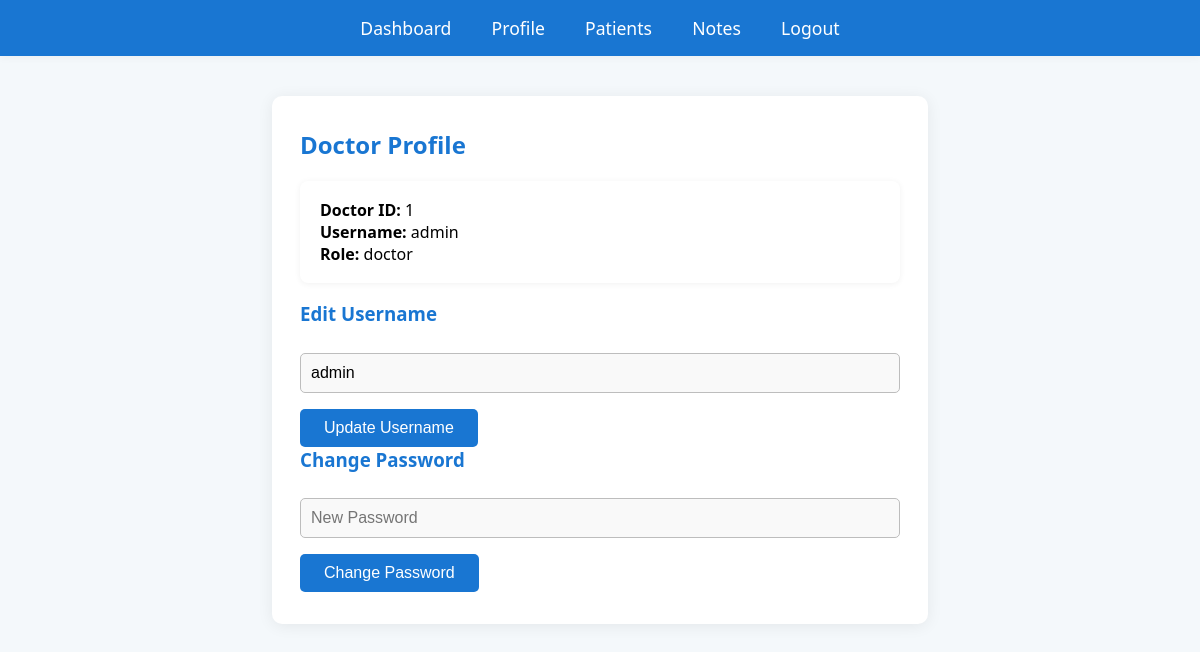
Screenshot of /doctor_profile.php (signed in) with the database file from the repository.
### tables this page shows
CREATE TABLE `users` (
  `id` int NOT NULL AUTO_INCREMENT,
  `username` varchar(50) NOT NULL,
  `password` varchar(255) NOT NULL,
  `role` enum('doctor','patient') NOT NULL,
  `status` enum('active','pending','rejected') NOT NULL DEFAULT 'active',
  PRIMARY KEY (`id`),
  UNIQUE KEY `username` (`username`)
);

### doctor_profile.php (the view, shortened to what this page needs)
<?php
require 'config.php';
$user_id = $_SESSION['user_id'];
$stmt = $conn->prepare("SELECT * FROM users WHERE id=?");
$stmt->bind_param("i", $user_id);
$stmt->execute();
$res = $stmt->get_result();
$doctor = $res->fetch_assoc();
?>
<!DOCTYPE html>
<html>
<head>
    <link rel="stylesheet" href="style.css">
</head>
<body>
<div class="navbar">
    <a href="dashboard.php">Dashboard</a>
    <a href="doctor_profile.php">Profile</a>
    <a href="patients.php">Patients</a>
    <a href="notes.php">Notes</a>
    <a href="logout.php">Logout</a>
</div>
<div class="container">
    <h2>Doctor Profile</h2>
    <div class="card">
        <strong>Doctor ID:</strong> <?= $doctor['id'] ?><br>
        <strong>Username:</strong> <?= htmlspecialchars($doctor['username']) ?><br>
        <strong>Role:</strong> <?= htmlspecialchars($doctor['role']) ?><br>
    </div>
    <h3>Edit Username</h3>
    <form method="post">
        <input name="username" value="<?= htmlspecialchars($doctor['username']) ?>" required>
        <button name="update_profile" type="submit">Update Username</button>
    </form>
    <h3>Change Password</h3>
    <form method="post">
        <input name="new_password" type="password" placeholder="New Password" required>
        <button name="change_password" type="submit">Change Password</button>
    </form>
</div>
</body>
</html>

### style.css (style rules this page uses)
body { font-family: 'Segoe UI', Arial, sans-serif; background: #f4f8fb; margin: 0; padding: 0; }
.navbar { background: #1976d2; color: #fff; padding: 16px 0; text-align: center; margin-bottom: 32px; box-shadow: 0 2px 8px rgba(0,0,0,0.04); }
.navbar a { color: #fff; text-decoration: none; margin: 0 18px; font-weight: 500; font-size: 1.1em; transition: color 0.2s; }
.container { max-width: 600px; margin: 40px auto; background: #fff; border-radius: 10px; box-shadow: 0 2px 16px rgba(0,0,0,0.07); padding: 32px 28px; }
h2, h3 { color: #1976d2; margin-top: 0; }
form input, form select, form textarea { width: 100%; padding: 10px; margin: 8px 0 16px 0; border: 1px solid #bdbdbd; border-radius: 5px; font-size: 1em; background: #f9f9f9; box-sizing: border-box; }
form button { background: #1976d2; color: #fff; border: none; padding: 10px 24px; border-radius: 5px; font-size: 1em; cursor: pointer; transition: background 0.2s; }
.card { background: #fff; border-radius: 8px; box-shadow: 0 1px 6px rgba(0,0,0,0.06); padding: 18px 20px; margin-bottom: 18px; }

### rows the page displays
users: id "1", username "admin", role "doctor"
